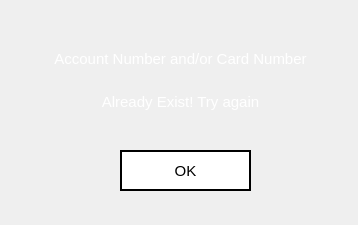
<?xml version="1.0" encoding="UTF-8"?>
<ui version="4.0">
 <class>admin_error4</class>
 <widget class="QWidget" name="admin_error4">
  <property name="geometry">
   <rect>
    <x>0</x>
    <y>0</y>
    <width>358</width>
    <height>225</height>
   </rect>
  </property>
  <property name="minimumSize">
   <size>
    <width>358</width>
    <height>225</height>
   </size>
  </property>
  <property name="maximumSize">
   <size>
    <width>358</width>
    <height>225</height>
   </size>
  </property>
  <property name="windowTitle">
   <string>Warning</string>
  </property>
  <property name="windowIcon">
   <iconset>
    <normaloff>icon.png</normaloff>icon.png</iconset>
  </property>
  <property name="styleSheet">
   <string notr="true">QWidget#admin_error4{
border-image: url(:images/gradient.png);
}

QPushButton{
background: transparent;
background-color: white;
border: 2px solid black;
}

QPushButton:hover{
background-color: rgb(30, 30, 30);
color: white;
}

QPushButton:pressed
{
font: bold;
}
</string>
  </property>
  <widget class="QWidget" name="verticalLayoutWidget">
   <property name="geometry">
    <rect>
     <x>30</x>
     <y>40</y>
     <width>301</width>
     <height>81</height>
    </rect>
   </property>
   <layout class="QVBoxLayout" name="verticalLayout">
    <item>
     <widget class="QLabel" name="label">
      <property name="font">
       <font>
        <pointsize>11</pointsize>
       </font>
      </property>
      <property name="text">
       <string>&lt;html&gt;&lt;head/&gt;&lt;body&gt;&lt;p&gt;&lt;span style=&quot; color:#ffffff;&quot;&gt;Account Number and/or Card Number&lt;/span&gt;&lt;/p&gt;&lt;/body&gt;&lt;/html&gt;</string>
      </property>
      <property name="alignment">
       <set>Qt::AlignCenter</set>
      </property>
     </widget>
    </item>
    <item>
     <widget class="QLabel" name="label_3">
      <property name="font">
       <font>
        <pointsize>11</pointsize>
       </font>
      </property>
      <property name="text">
       <string>&lt;html&gt;&lt;head/&gt;&lt;body&gt;&lt;p&gt;&lt;span style=&quot; color:#ffffff;&quot;&gt;Already Exist! Try again&lt;/span&gt;&lt;/p&gt;&lt;/body&gt;&lt;/html&gt;</string>
      </property>
      <property name="alignment">
       <set>Qt::AlignCenter</set>
      </property>
     </widget>
    </item>
   </layout>
  </widget>
  <widget class="QPushButton" name="sys_ok">
   <property name="geometry">
    <rect>
     <x>120</x>
     <y>150</y>
     <width>131</width>
     <height>41</height>
    </rect>
   </property>
   <property name="font">
    <font>
     <pointsize>11</pointsize>
    </font>
   </property>
   <property name="cursor">
    <cursorShape>PointingHandCursor</cursorShape>
   </property>
   <property name="text">
    <string>OK</string>
   </property>
  </widget>
 </widget>
 <resources>
  <include location="resource.qrc"/>
 </resources>
 <connections/>
</ui>
